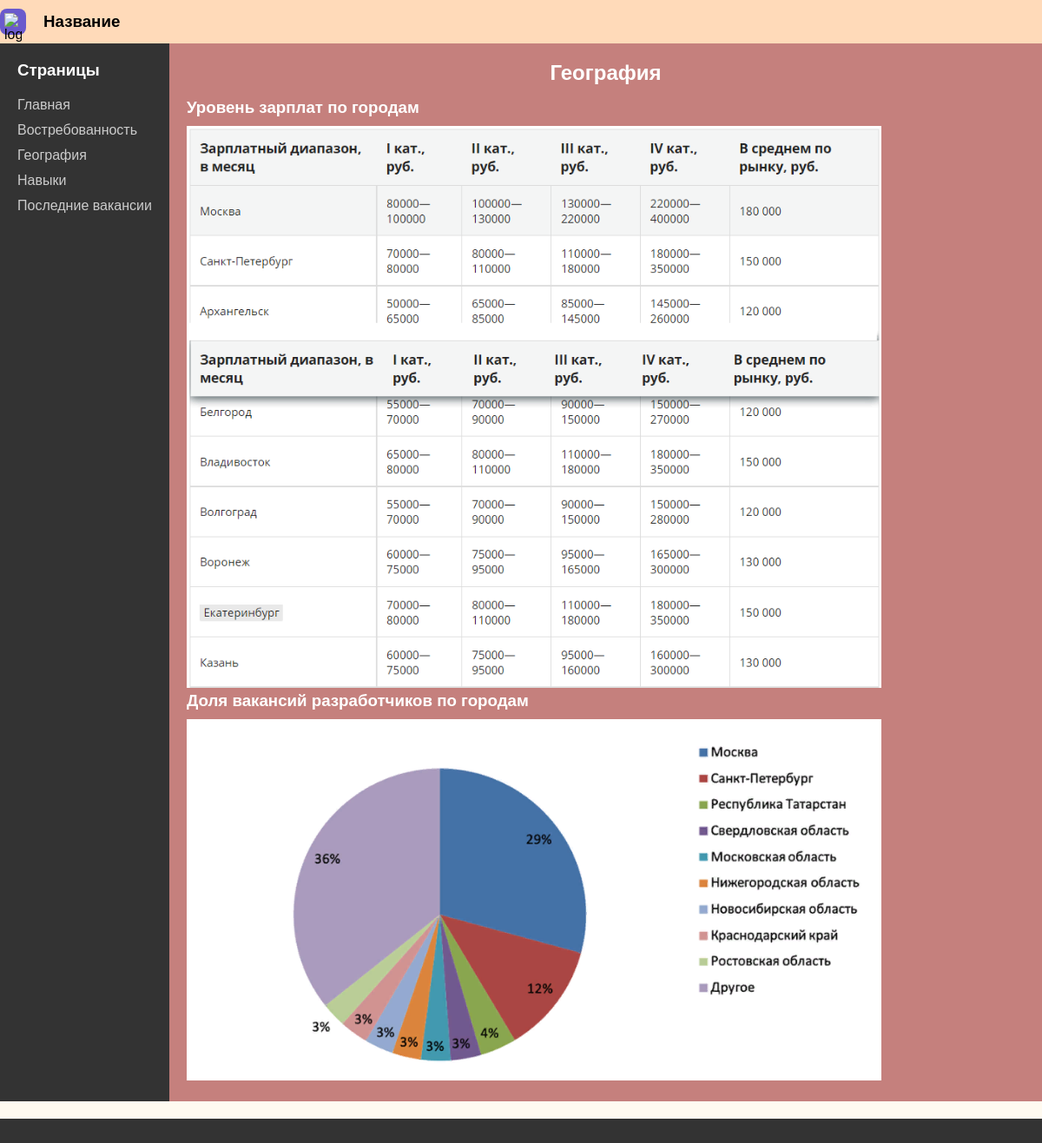
/geography, run on the app's committed database.
### main/models.py (models this page shows, shortened)
class Geography(models.Model):
    name = models.CharField(max_length=50)
    image = models.ImageField(upload_to='images/')
    class Meta:
        verbose_name = ("Geography")
        verbose_name_plural = ("Geographys")

### main/views.py (the view)
# urls.py: path('geography', views.geography, name='geography'),
def geography(request):
    template = loader.get_template('pages/geography.html')
    topics = Geography.objects.all()
    context = {'title': "География", 'objects': topics}
    rendered_page = template.render(context, request)
    return HttpResponse(rendered_page)

### files/templates/pages/geography.html
{% extends 'index.html' %}
{% block content %}
        <div class="right">
          <h2 class="right__title">География</h1>
          <ul>
            {% for object in objects %}
                <li>
                    <h3 class="li-right__text">{{ object.name }}</h3>
                    <img src='{{ object.image.url }}' alt='{{ object.name }}' class="li-right__img" width="800">
                </li>
            {% empty %}
                <li>Информация ещё не добавлена</li>
            {% endfor %}
          </ul>
        </div>
{% endblock %}

### data on the page
Geography: name "Уровень зарплат по городам", image (picture)
Geography: name "Доля вакансий разработчиков по городам", image (picture)
